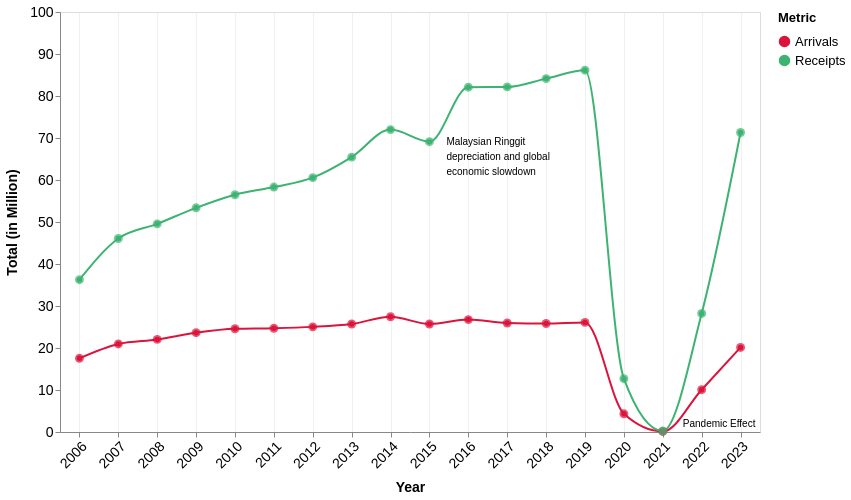

Specify this chart in Vega-Lite:
### Vega-Lite specification from a JSON file in a GitHub repository (floating-point values rounded to 4 significant figures)
{"$schema": "https://vega.github.io/schema/vega-lite/v5.json", "width": 700, "height": 420, "data": {"values": [{"year": "2006", "Arrivals": 17.55, "Receipts": 36.27}, {"year": "2007", "Arrivals": 20.97, "Receipts": 46.07}, {"year": "2008", "Arrivals": 22.05, "Receipts": 49.56}, {"year": "2009", "Arrivals": 23.64, "Receipts": 53.37}, {"year": "2010", "Arrivals": 24.58, "Receipts": 56.49}, {"year": "2011", "Arrivals": 24.71, "Receipts": 58.32}, {"year": "2012", "Arrivals": 25.03, "Receipts": 60.56}, {"year": "2013", "Arrivals": 25.72, "Receipts": 65.44}, {"year": "2014", "Arrivals": 27.44, "Receipts": 72.0}, {"year": "2015", "Arrivals": 25.72, "Receipts": 69.12}, {"year": "2016", "Arrivals": 26.76, "Receipts": 82.1}, {"year": "2017", "Arrivals": 25.95, "Receipts": 82.17}, {"year": "2018", "Arrivals": 25.83, "Receipts": 84.14}, {"year": "2019", "Arrivals": 26.1, "Receipts": 86.14}, {"year": "2020", "Arrivals": 4.33, "Receipts": 12.69}, {"year": "2021", "Arrivals": 0.13, "Receipts": 0.24}, {"year": "2022", "Arrivals": 10.07, "Receipts": 28.23}, {"year": "2023", "Arrivals": 20.14, "Receipts": 71.31}]}, "transform": [{"fold": ["Arrivals", "Receipts"], "as": ["Metric", "Value"]}], "layer": [{"mark": {"type": "line", "point": true, "interpolate": "monotone", "tooltip": true}, "encoding": {"x": {"field": "year", "type": "ordinal", "title": "Year", "axis": {"labelAngle": -45, "titlePadding": 10, "labelFontSize": 14, "titleFontSize": 14, "grid": true, "gridOpacity": 0.45}}, "y": {"field": "Value", "type": "quantitative", "title": "Total (in Million)", "axis": {"titlePadding": 10, "labelFontSize": 14, "titleFontSize": 14, "grid": false}, "scale": {"domain": [0, 100]}}, "color": {"field": "Metric", "type": "nominal", "scale": {"domain": ["Arrivals", "Receipts"], "range": ["#DC143C", "#3CB371"]}, "legend": {"title": "Metric", "labelFontSize": 13, "titleFontSize": 13, "titlePadding": 10}}}}, {"mark": {"type": "point", "tooltip": true, "filled": true, "size": 80}, "encoding": {"x": {"field": "year", "type": "ordinal"}, "y": {"field": "Value", "type": "quantitative"}, "color": {"field": "Metric", "type": "nominal"}, "tooltip": [{"field": "year", "title": "Year"}, {"field": "Metric", "title": "Metric"}, {"field": "Value", "title": "Value", "format": ".2f"}]}}, {"mark": {"type": "text", "fontSize": 13, "fontStyle": "Helvetica Neue", "align": "left", "color": "#000", "dx": 17, "dy": -1}, "encoding": {"x": {"field": "year", "type": "ordinal", "title": "Year"}, "y": {"field": "Value", "type": "quantitative"}, "text": {"value": ["Malaysian Ringgit", "depreciation and global", "economic slowdown"]}}, "transform": [{"filter": {"field": "Value", "equal": 69.12}}]}, {"mark": {"type": "text", "fontSize": 13, "fontStyle": "Helvetica Neue", "align": "left", "color": "#000", "dx": 20, "dy": -7.5}, "encoding": {"x": {"field": "year", "type": "ordinal", "title": "Year"}, "y": {"field": "Value", "type": "quantitative"}, "text": {"value": ["Pandemic Effect"]}}, "transform": [{"filter": {"field": "Value", "equal": 0.24}}]}]}
